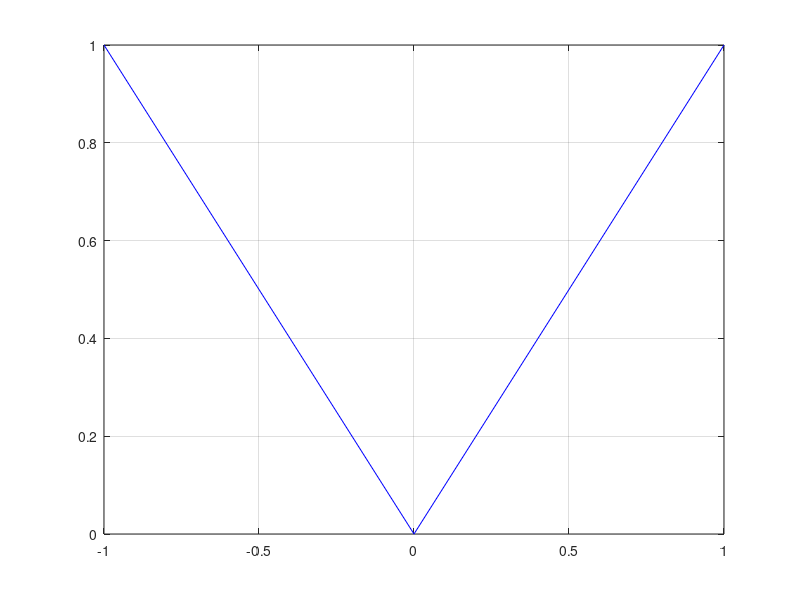

MATLAB code for this plot: (Note: this script raises an error after producing the figure.)
clf

f = @(x) abs(x);

% graph of y=f(x) = |x|
aa = [-1,0,1];
bb = [1,0,1];
plot(aa,bb,'b')
hold on
grid on

% Interpolating polynomial at -1 + 2i/3 for i=0,1,2,3
pts = linspace(-1,1,4);
x = -1:0.01:1;
y = interpolation(f,pts,x);
plot(x,y,'k:')

% Interpolating polynomial at -1 + 2i/7 for i=0,1,2,...,7
pts = linspace(-1,1,8);
x = -1:0.01:1;
y = interpolation(f,pts,x);
plot(x,y,'r--')

% Interpolating polynomial at -1 + 2i/15 for i=0,1,2,...,15
pts = linspace(-1,1,16);
x = -1:0.01:1;
y = interpolation(f,pts,x);
plot(x,y,'g-.')

xlabel('x')
ylabel('y')
title('polynomial interpolation of y = |x|')
text(-0.9, 0.5, 'y=p_{15}(x)')
text(0.3, 0.2, 'y=p_7(x)')
text(0.6, 0.45, 'y=p_3(x)')

